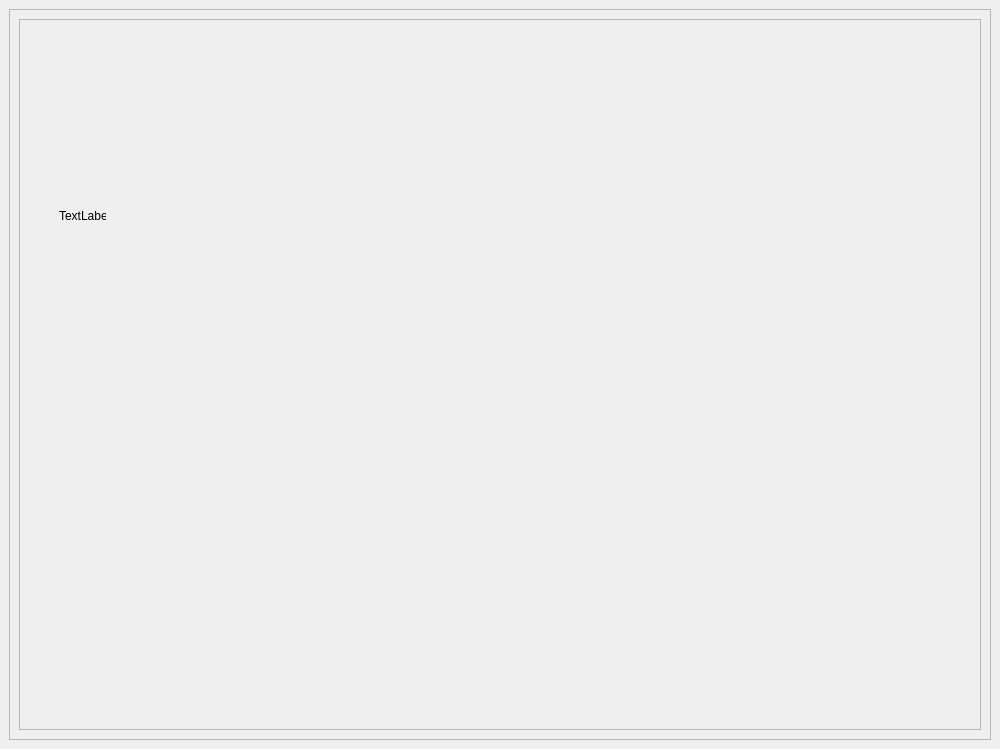
<?xml version="1.0" encoding="UTF-8"?>
<ui version="4.0">
 <class>MainWindow</class>
 <widget class="QMainWindow" name="MainWindow">
  <property name="geometry">
   <rect>
    <x>0</x>
    <y>0</y>
    <width>1000</width>
    <height>749</height>
   </rect>
  </property>
  <property name="windowTitle">
   <string>MainWindow</string>
  </property>
  <widget class="QWidget" name="centralwidget">
   <layout class="QGridLayout" name="gridLayout">
    <item row="0" column="0">
     <widget class="QFrame" name="frame">
      <property name="frameShape">
       <enum>QFrame::StyledPanel</enum>
      </property>
      <property name="frameShadow">
       <enum>QFrame::Raised</enum>
      </property>
      <layout class="QHBoxLayout" name="horizontalLayout">
       <item>
        <widget class="QFrame" name="frame_2">
         <property name="frameShape">
          <enum>QFrame::StyledPanel</enum>
         </property>
         <property name="frameShadow">
          <enum>QFrame::Raised</enum>
         </property>
         <widget class="QLabel" name="label">
          <property name="geometry">
           <rect>
            <x>40</x>
            <y>190</y>
            <width>47</width>
            <height>13</height>
           </rect>
          </property>
          <property name="text">
           <string>TextLabel</string>
          </property>
         </widget>
        </widget>
       </item>
      </layout>
     </widget>
    </item>
   </layout>
  </widget>
 </widget>
 <resources/>
 <connections/>
</ui>
